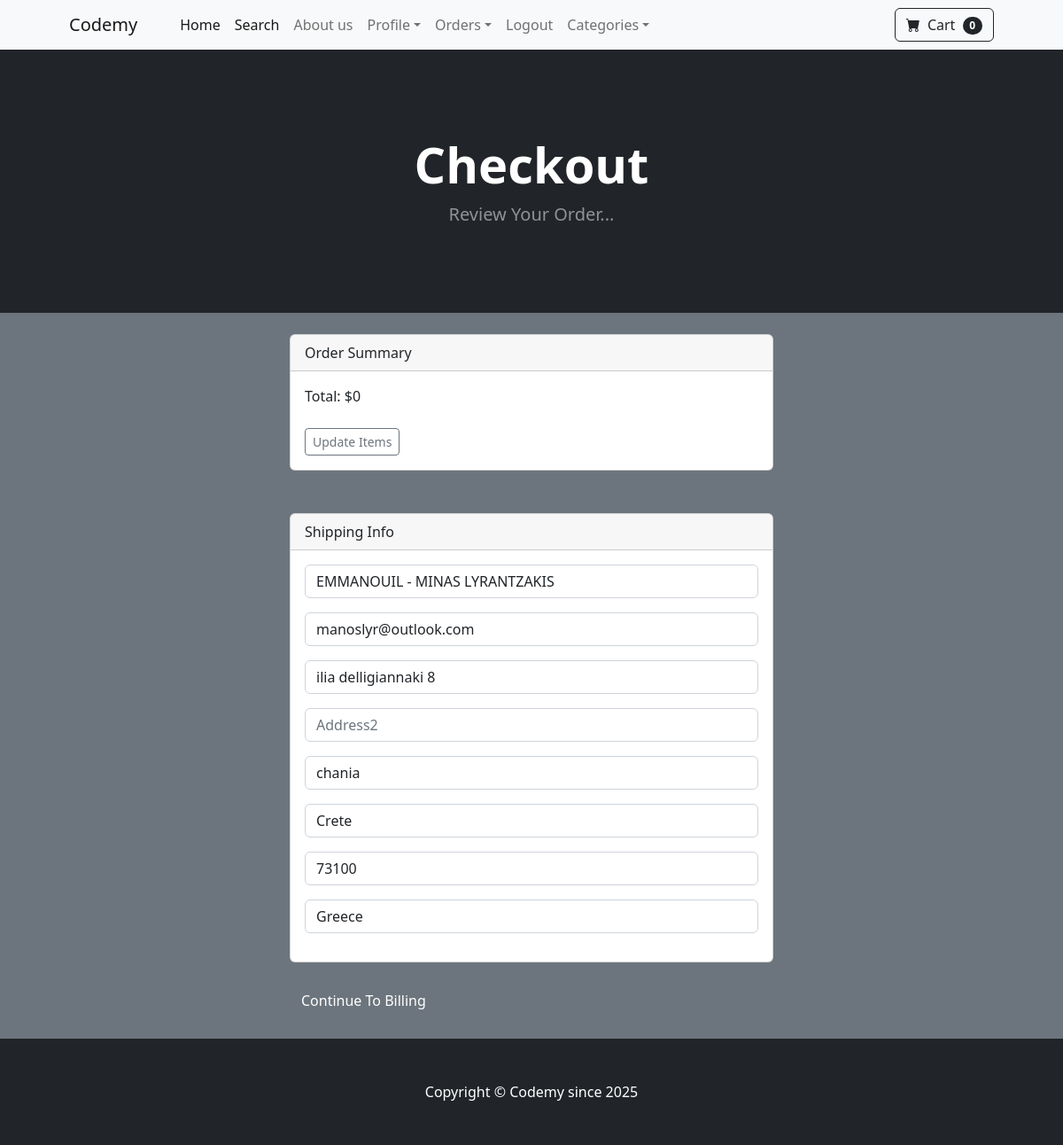
The app's page /payment/checkout (signed in) with its own data.
### payment/models.py (models this page shows, shortened)
class ShippingAddress(models.Model):
	user = models.ForeignKey(User, on_delete=models.CASCADE, null=True, blank=True)
	shipping_full_name = models.CharField(max_length=255)
	shipping_email = models.CharField(max_length=255)
	shipping_address1 = models.CharField(max_length=255)
	shipping_address2 = models.CharField(max_length=255, null=True, blank=True)
	shipping_city = models.CharField(max_length=255)
	shipping_state = models.CharField(max_length=255, null=True, blank=True)
	shipping_zipcode = models.CharField(max_length=255, null=True, blank=True)
	shipping_country = models.CharField(max_length=255)
	class Meta:
		verbose_name_plural = "Shipping Address"

### payment/views.py (the view)
# urls.py: path('checkout', views.checkout, name='checkout'),
def checkout(request):
	cart = Cart(request)
	cart_products = cart.get_prods
	quantities = cart.get_quants
	totals = cart.cart_total()
	if request.user.is_authenticated:
		shipping_user = ShippingAddress.objects.get(user__id=request.user.id)
		shipping_form = ShippingForm(request.POST or None, instance=shipping_user)
		return render(request, "payment/checkout.html", {"cart_products":cart_products, "quantities":quantities, "totals":totals, "shipping_form":shipping_form })
	else:
		shipping_form = ShippingForm(request.POST or None)
		return render(request, "payment/checkout.html", {"cart_products":cart_products, "quantities":quantities, "totals":totals, "shipping_form":shipping_form})

### cart/cart.py (called while the page is built, shortened)
    def __len__(self):
        return len(self.cart)

    def get_prods(self):
        product_ids = self.cart.keys()
        products = Product.objects.filter(id__in=product_ids)
        return products

    def cart_total(self):
        product_ids = self.cart.keys()
        products = Product.objects.filter(id__in=product_ids)
        quantities = self.cart
        total = 0
        return total

### cart/context_processors.py (called while the page is built)
def cart(request):
	return {'cart': Cart(request)}

### payment/templates/payment/checkout.html (shortened to what this page needs)
{% extends 'base.html' %}
{% block content %}
        <header class="bg-dark py-5">
            <div class="container px-4 px-lg-5 my-5">
                <div class="text-center text-white">
                    <h1 class="display-4 fw-bolder">Checkout</h1>
                    <p class="lead fw-normal text-white-50 mb-0">Review Your Order...</p>
                </div>
            </div>
        </header>
        <br/>
        <div class="container">
            <div class="row">
                    <div class="col-md-6 offset-md-3">
          <div class="card">
          <div class="card-header">
            Order Summary
          </div>
          <div class="card-body">
            Total:  ${{ totals }}
            <br/><br/>
            <a href="{% url 'cart_summary' %}" class="btn btn-sm btn-outline-secondary">Update Items</a>
          </div>
        </div>
<br/><br/>
<div class="card">
  <div class="card-header">
    Shipping Info
  </div>
  <div class="card-body">
    <form method="POST" action="{% url 'billing_info' %}">
    {{ shipping_form.as_p }}
  </div>
</div>
<br/>
<button type="submit" class="btn btn-secondary">
        Continue To Billing
</button>
<br/><br/>
            </div>
        </div>
    </div>
{% endblock %}

### store/templates/base.html (style rules this page uses)
body { background-color: #6c757d; display: flex; flex-direction: column; min-height: 100vh; }
html, body { height: 100%; margin: 0; display: flex; flex-direction: column; }

### records on screen
ShippingAddress: shipping_full_name "EMMANOUIL - MINAS LYRANTZAKIS", shipping_email "manoslyr@outlook.com", shipping_address1 "ilia delligiannaki 8", shipping_city "chania", shipping_state "Crete", shipping_zipcode "73100", shipping_country "Greece"

### other values on screen
{{ cart | length }} "0"
{{ totals }} "0"
